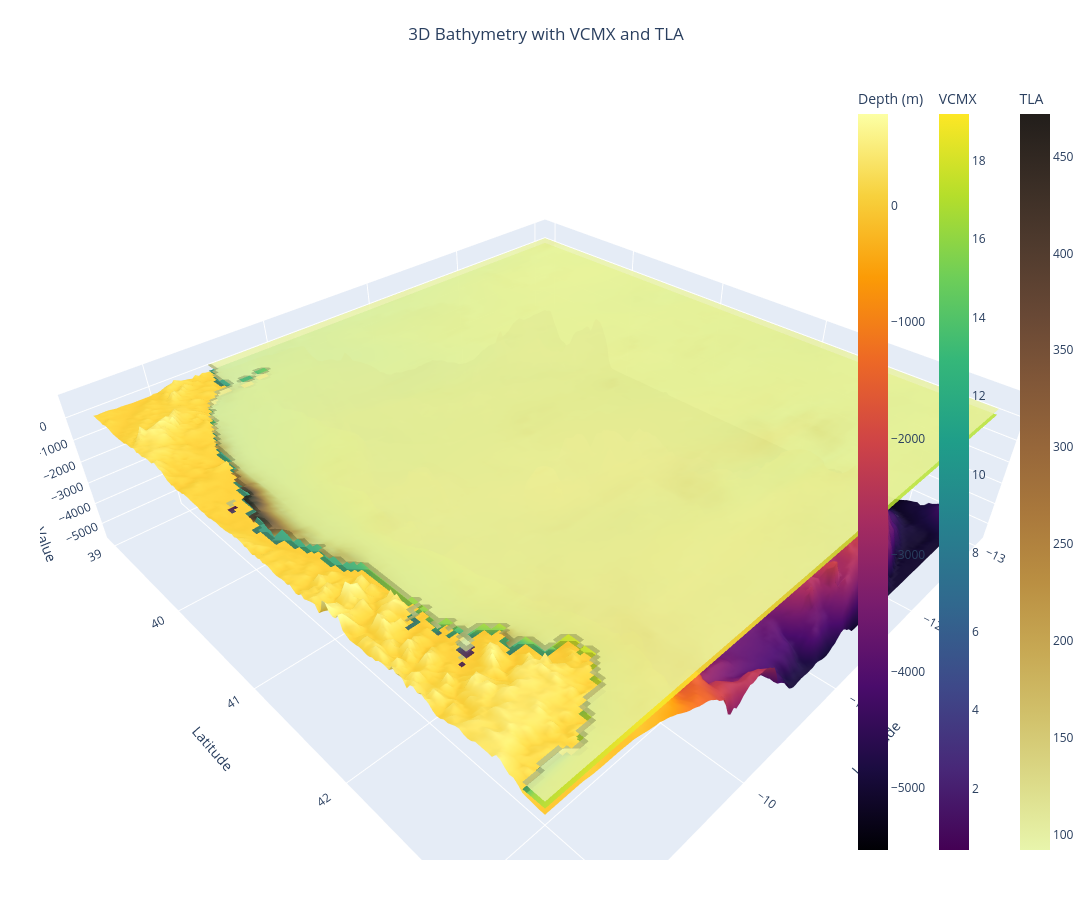

The notebook cell saved with this chart:
### Code cell
import numpy as np
import plotly.graph_objects as go
from netCDF4 import Dataset
import xarray as xr

all_ds = Dataset(r'new_dAtA/after_xl.nc')
all_ds1= Dataset(r'new_dAtA/till xl.nc')
ds3 = Dataset(r'new_dAtA/tla_taux_tauy.nc')

ds_bathy = Dataset(r'new_dAtA/cmems_GEBCO_resampled_new.nc')
ds_mask  = xr.open_dataset("new_dAtA/mask_deptho copy.nc")

t = 33694
tn = 33693

lat_b = ds_bathy.variables['latitude'][:]
lon_b = ds_bathy.variables['longitude'][:]
depth = ds_bathy.variables['deptho'][:]

lon_b_grid, lat_b_grid = np.meshgrid(lon_b, lat_b)

# -------------------------------------------------
# Model grid
# -------------------------------------------------
lat = all_ds.variables['latitude'][:]
lon = all_ds.variables['longitude'][:]

lon_grid, lat_grid = np.meshgrid(lon, lat)

# -------------------------------------------------
# Extract variables (NO .values)
# -------------------------------------------------
vcmx = all_ds1.variables['VCMX'][t, :, :]
tla  = ds3.variables['TLA'][tn, :, :].data

mask = ds_mask['mask'].values   # <-- if error, print(ds_mask)

# Convert masked arrays → NaN (important for Plotly)
vcmx = np.where(mask == 1, vcmx, np.nan)
tla  = np.where(mask == 1, tla, np.nan)

# -------------------------------------------------
# Vertical offsets
# -------------------------------------------------
z_offset_vcmx = np.nanmax(depth) * 0.02
z_offset_tla  = np.nanmax(depth) * 0.05

# -------------------------------------------------
# Bathymetry surface
# -------------------------------------------------
bathy_surface = go.Surface(
    x=lon_b_grid,
    y=lat_b_grid,
    z=-depth,
    colorscale='Inferno',
    showscale=True,
    colorbar=dict(title='Depth (m)', x=0.80),
    name='Bathymetry'
)

# -------------------------------------------------
# VCMX surface
# -------------------------------------------------
vcmx_surface = go.Surface(
    x=lon_grid,
    y=lat_grid,
    z=vcmx + z_offset_vcmx,
    surfacecolor=vcmx,
    colorscale='Viridis',
    opacity=0.85,
    showscale=True,
    connectgaps=False,
    colorbar=dict(title='VCMX', x=0.88),
    name='VCMX'
)

# -------------------------------------------------
# TLA surface
# -------------------------------------------------
tla_surface = go.Surface(
    x=lon_grid,
    y=lat_grid,
    z=tla + z_offset_tla ,
    surfacecolor=tla,
    colorscale='turbid',
    opacity=0.85,
    showscale=True,
    connectgaps=False,
    colorbar=dict(title='TLA', x=0.96),
    name='TLA'
)

# -------------------------------------------------
# Create figure
# -------------------------------------------------
fig = go.Figure(
    data=[
        bathy_surface,
        vcmx_surface,
        tla_surface
    ]
)

fig.update_layout(
    title=dict(
        text='3D Bathymetry with VCMX and TLA',
        x=0.5
    ),
    scene=dict(
        xaxis_title='Longitude',
        yaxis_title='Latitude',
        zaxis_title='Depth / Variable Value',
        aspectratio=dict(x=1.5, y=1.5, z=0.4)
    ),
    height=900,
    width=1700,
    margin=dict(l=40, r=40, b=40, t=80)
)

fig.show()

### Figure 1 — Plotly figure (JSON) as saved in the notebook; plotly's stock layout.template omitted (floating-point values rounded to 4 significant figures; data arrays with more than 128 entries replaced by an {"elided": "..."} marker saying what was removed)
{"data": [{"colorbar": {"title": {"text": "Depth (m)"}, "x": 0.8}, "colorscale": [[0, "#000004"], [0.1111, "#1b0c41"], [0.2222, "#4a0c6b"], [0.3333, "#781c6d"], [0.4444, "#a52c60"], [0.5556, "#cf4446"], [0.6667, "#ed6925"], [0.7778, "#fb9b06"], [0.8889, "#f7d13d"], [1, "#fcffa4"]], "name": "Bathymetry", "showscale": true, "type": "surface", "x": {"elided": "162x162 float values"}, "y": {"elided": "162x162 float values"}, "z": {"elided": "162x162 float values"}}, {"colorbar": {"title": {"text": "VCMX"}, "x": 0.88}, "colorscale": [[0, "#440154"], [0.1111, "#482878"], [0.2222, "#3e4989"], [0.3333, "#31688e"], [0.4444, "#26828e"], [0.5556, "#1f9e89"], [0.6667, "#35b779"], [0.7778, "#6ece58"], [0.8889, "#b5de2b"], [1, "#fde725"]], "connectgaps": false, "name": "VCMX", "opacity": 0.85, "showscale": true, "surfacecolor": {"elided": "162x162 float values"}, "type": "surface", "x": {"elided": "162x162 float values"}, "y": {"elided": "162x162 float values"}, "z": {"elided": "162x162 float values"}}, {"colorbar": {"title": {"text": "TLA"}, "x": 0.96}, "colorscale": [[0, "rgb(232, 245, 171)"], [0.09091, "rgb(220, 219, 137)"], [0.1818, "rgb(209, 193, 107)"], [0.2727, "rgb(199, 168, 83)"], [0.3636, "rgb(186, 143, 66)"], [0.4545, "rgb(170, 121, 60)"], [0.5455, "rgb(151, 103, 58)"], [0.6364, "rgb(129, 87, 56)"], [0.7273, "rgb(104, 72, 53)"], [0.8182, "rgb(80, 59, 46)"], [0.9091, "rgb(57, 45, 37)"], [1, "rgb(34, 30, 27)"]], "connectgaps": false, "name": "TLA", "opacity": 0.85, "showscale": true, "surfacecolor": {"elided": "162x162 float values"}, "type": "surface", "x": {"elided": "162x162 float values"}, "y": {"elided": "162x162 float values"}, "z": {"elided": "162x162 float values"}}], "layout": {"height": 900, "margin": {"b": 40, "l": 40, "r": 40, "t": 80}, "scene": {"aspectratio": {"x": 1.5, "y": 1.5, "z": 0.4}, "xaxis": {"title": {"text": "Longitude"}}, "yaxis": {"title": {"text": "Latitude"}}, "zaxis": {"title": {"text": "Depth / Variable Value"}}}, "title": {"text": "3D Bathymetry with VCMX and TLA", "x": 0.5}, "width": 1700}}
